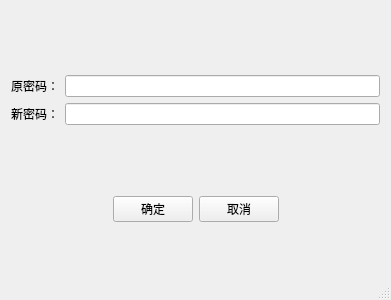
<?xml version="1.0" encoding="UTF-8"?>
<ui version="4.0">
 <class>childWindow</class>
 <widget class="QDialog" name="childWindow">
  <property name="geometry">
   <rect>
    <x>0</x>
    <y>0</y>
    <width>391</width>
    <height>300</height>
   </rect>
  </property>
  <property name="maximumSize">
   <size>
    <width>400</width>
    <height>300</height>
   </size>
  </property>
  <property name="windowTitle">
   <string>修改密码</string>
  </property>
  <property name="sizeGripEnabled">
   <bool>true</bool>
  </property>
  <layout class="QGridLayout" name="gridLayout">
   <item row="4" column="0" colspan="2">
    <layout class="QHBoxLayout">
     <property name="spacing">
      <number>6</number>
     </property>
     <property name="leftMargin">
      <number>0</number>
     </property>
     <property name="topMargin">
      <number>0</number>
     </property>
     <property name="rightMargin">
      <number>0</number>
     </property>
     <property name="bottomMargin">
      <number>0</number>
     </property>
     <item>
      <spacer>
       <property name="orientation">
        <enum>Qt::Horizontal</enum>
       </property>
       <property name="sizeHint" stdset="0">
        <size>
         <width>71</width>
         <height>31</height>
        </size>
       </property>
      </spacer>
     </item>
     <item>
      <widget class="QPushButton" name="okButton">
       <property name="focusPolicy">
        <enum>Qt::NoFocus</enum>
       </property>
       <property name="text">
        <string>确定</string>
       </property>
       <property name="autoDefault">
        <bool>false</bool>
       </property>
      </widget>
     </item>
     <item>
      <widget class="QPushButton" name="btn_cancel">
       <property name="focusPolicy">
        <enum>Qt::NoFocus</enum>
       </property>
       <property name="text">
        <string>取消</string>
       </property>
       <property name="autoDefault">
        <bool>false</bool>
       </property>
      </widget>
     </item>
     <item>
      <spacer>
       <property name="orientation">
        <enum>Qt::Horizontal</enum>
       </property>
       <property name="sizeHint" stdset="0">
        <size>
         <width>40</width>
         <height>20</height>
        </size>
       </property>
      </spacer>
     </item>
    </layout>
   </item>
   <item row="0" column="0" colspan="2">
    <spacer name="verticalSpacer_4">
     <property name="orientation">
      <enum>Qt::Vertical</enum>
     </property>
     <property name="sizeHint" stdset="0">
      <size>
       <width>20</width>
       <height>40</height>
      </size>
     </property>
    </spacer>
   </item>
   <item row="1" column="0">
    <widget class="QLabel" name="label_3">
     <property name="text">
      <string>原密码：</string>
     </property>
    </widget>
   </item>
   <item row="2" column="1">
    <widget class="QLineEdit" name="lineEdit_3">
     <property name="echoMode">
      <enum>QLineEdit::Password</enum>
     </property>
    </widget>
   </item>
   <item row="1" column="1">
    <widget class="QLineEdit" name="lineEdit_2"/>
   </item>
   <item row="2" column="0">
    <widget class="QLabel" name="label_4">
     <property name="text">
      <string>新密码：</string>
     </property>
    </widget>
   </item>
   <item row="3" column="0" colspan="2">
    <spacer name="verticalSpacer_2">
     <property name="orientation">
      <enum>Qt::Vertical</enum>
     </property>
     <property name="sizeHint" stdset="0">
      <size>
       <width>20</width>
       <height>40</height>
      </size>
     </property>
    </spacer>
   </item>
   <item row="5" column="0" colspan="2">
    <spacer name="verticalSpacer_5">
     <property name="orientation">
      <enum>Qt::Vertical</enum>
     </property>
     <property name="sizeHint" stdset="0">
      <size>
       <width>20</width>
       <height>40</height>
      </size>
     </property>
    </spacer>
   </item>
  </layout>
 </widget>
 <resources/>
 <connections/>
</ui>
